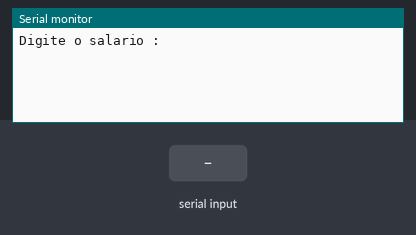
Recording of a sketch running on a simulated Arduino Uno, built with avr-gcc and run on an emulated ATmega328P. Parts: the last lines printed to the serial monitor. The inputs (shaded band) are chosen by the test bench.

Above: at 2.2 s.
2.3 s: "90,45\n" received over Serial
At 2.7 s:
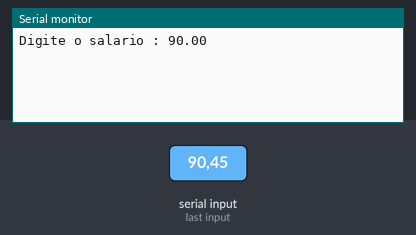
4.8 s: "30,150\n" received over Serial
At 8.3 s:
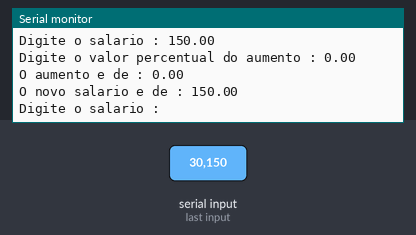

Measured:
- after the input at 2.3 s, the serial monitor: prints a new line at once (image 1)
- after the input at 4.8 s, the serial monitor: prints a new line after 0.56 s (image 2)

The sketch:

exercicios_salario_2.ino
```cpp
float sal_atual, novo_sal, perc, aumento;

void setup() {

  Serial.begin(9600);

  delay(1000);

}

void loop() {

  Serial.print("Digite o salario : ");
  sal_atual = aguardaEntrada();
  Serial.println(sal_atual);
  delay(1000);

  Serial.print("Digite o valor percentual do aumento : ");
  perc = aguardaEntrada();
  Serial.println(perc);

  aumento = sal_atual * perc/100 ;

  Serial.print("O aumento e de : ");
  Serial.println(aumento);

  novo_sal = sal_atual + aumento;

  Serial.print("O novo salario e de : ");
  Serial.println(novo_sal);

}

float aguardaEntrada()
  {
    while(!Serial.available())
    {

    }

    return Serial.parseFloat();
  }
```
